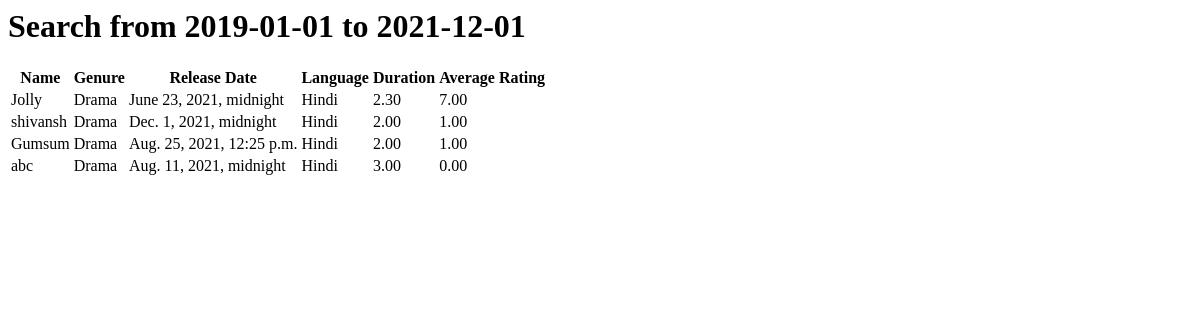
The app's page /within/, older data.
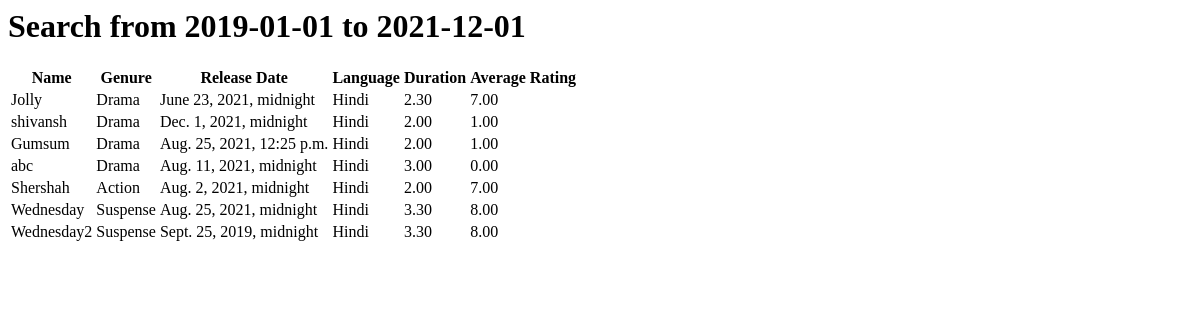
The same page, newer data.
### home/models.py (models this page shows, shortened)
class Movie(models.Model):
    name = models.CharField(max_length = 20)
    genure = models.CharField(max_length = 20)
    release_Date = models.DateTimeField()
    avg_rating = models.DecimalField(max_digits=4, decimal_places=2)
    language = models.CharField(max_length = 20)
    artist = models.ManyToManyField(Artist)
    length = models.DecimalField(max_digits = 4,decimal_places=2)
    awards = models.ManyToManyField(Award, blank=True)

### home/views.py (the view)
# urls.py: path('within/', views.within, name ='within'),
def within(req):
    start_date = datetime.date(2019, 1,1)
    end_date = datetime.date(2021, 12,1)
    movies = Movie.objects.filter(release_Date__range=(start_date, end_date))
    return render(req, 'home/display.html', {"context": movies, "title": f'Search from {start_date} to {end_date}'})

### home/templates/home/display.html
{% block content %}
<h1>{{title}}</h1>
    <table>
        <tr>
            <th>Name</th>
            <th>Genure</th>
            <th>Release Date</th>
            <th>Language</th>
            <th>Duration</th>
            <th>Average Rating</th>
        </tr>
            {% for movie in context %}
            <tr>
                <td>{{movie.name}}</td>
                <td>{{movie.genure}}</td>
                <td>{{movie.release_Date}}</td>
                <td>{{movie.language}}</td>
                <td>{{movie.length}}</td>
                <td>{{movie.avg_rating}}</td>
            </tr>
            {% endfor %}
    </table>
{% endblock content %}

Row changes from the older to the newer data that the page shows:
added Movie: name "Shershah", genure "Action", release_Date "Aug. 2, 2021, midnight", language "Hindi", length "2.00", avg_rating "7.00"
added Movie: name "Wednesday", genure "Suspense", release_Date "Aug. 25, 2021, midnight", language "Hindi", length "3.30", avg_rating "8.00"
added Movie: name "Wednesday2", genure "Suspense", release_Date "Sept. 25, 2019, midnight", language "Hindi", length "3.30", avg_rating "8.00"
